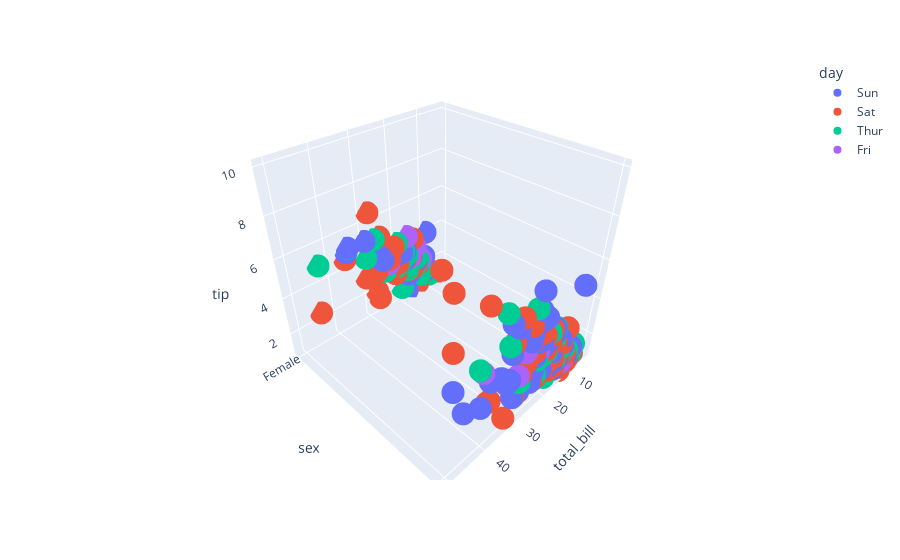

Here is the notebook cell this chart was saved with:
### Code cell
fig = px.scatter_3d(df1, x="total_bill", y="sex", z="tip", color="day")
fig.show()

### Figure 1 — Plotly figure (JSON) as saved in the notebook; plotly's stock layout.template omitted (floating-point values rounded to 4 significant figures)
{"data": [{"hovertemplate": "day=Sun<br>total_bill=%{x}<br>sex=%{y}<br>tip=%{z}<extra></extra>", "legendgroup": "Sun", "marker": {"color": "#636efa", "symbol": "circle"}, "mode": "markers", "name": "Sun", "scene": "scene", "showlegend": true, "type": "scatter3d", "x": [16.99, 10.34, 21.01, 23.68, 24.59, 25.29, 8.77, 26.88, 15.04, 14.78, 10.27, 35.26, 15.42, 18.43, 14.83, 21.58, 10.33, 16.29, 16.97, 17.46, 13.94, 9.68, 30.4, 18.29, 22.23, 32.4, 28.55, 18.04, 12.54, 10.29, 34.81, 9.94, 25.56, 19.49, 38.07, 23.95, 25.71, 17.31, 29.93, 14.07, 13.13, 17.26, 24.55, 19.77, 29.85, 48.17, 25, 13.39, 16.49, 21.5, 12.66, 16.21, 13.81, 17.51, 24.52, 20.76, 31.71, 7.25, 31.85, 16.82, 32.9, 17.89, 14.48, 9.6, 34.63, 34.65, 23.33, 45.35, 23.17, 40.55, 20.69, 20.9, 30.46, 18.15, 23.1, 15.69], "y": ["Female", "Male", "Male", "Male", "Female", "Male", "Male", "Male", "Male", "Male", "Male", "Female", "Male", "Male", "Female", "Male", "Female", "Male", "Female", "Male", "Male", "Male", "Male", "Male", "Male", "Male", "Male", "Male", "Male", "Female", "Female", "Male", "Male", "Male", "Male", "Male", "Female", "Female", "Male", "Male", "Male", "Male", "Male", "Male", "Female", "Male", "Female", "Female", "Male", "Male", "Male", "Female", "Male", "Female", "Male", "Male", "Male", "Male", "Male", "Male", "Male", "Male", "Male", "Female", "Male", "Male", "Male", "Male", "Male", "Male", "Male", "Female", "Male", "Female", "Male", "Male"], "z": [1.01, 1.66, 3.5, 3.31, 3.61, 4.71, 2, 3.12, 1.96, 3.23, 1.71, 5, 1.57, 3, 3.02, 3.92, 1.67, 3.71, 3.5, 2.54, 3.06, 1.32, 5.6, 3, 5, 6, 2.05, 3, 2.5, 2.6, 5.2, 1.56, 4.34, 3.51, 4, 2.55, 4, 3.5, 5.07, 2.5, 2, 2.74, 2, 2, 5.14, 5, 3.75, 2.61, 2, 3.5, 2.5, 2, 2, 3, 3.48, 2.24, 4.5, 5.15, 3.18, 4, 3.11, 2, 2, 4, 3.55, 3.68, 5.65, 3.5, 6.5, 3, 5, 3.5, 2, 3.5, 4, 1.5]}, {"hovertemplate": "day=Sat<br>total_bill=%{x}<br>sex=%{y}<br>tip=%{z}<extra></extra>", "legendgroup": "Sat", "marker": {"color": "#EF553B", "symbol": "circle"}, "mode": "markers", "name": "Sat", "scene": "scene", "showlegend": true, "type": "scatter3d", "x": [20.65, 17.92, 20.29, 15.77, 39.42, 19.82, 17.81, 13.37, 12.69, 21.7, 19.65, 9.55, 18.35, 15.06, 20.69, 17.78, 24.06, 16.31, 16.93, 18.69, 31.27, 16.04, 38.01, 26.41, 11.24, 48.27, 20.29, 13.81, 11.02, 18.29, 17.59, 20.08, 16.45, 3.07, 20.23, 15.01, 12.02, 17.07, 26.86, 25.28, 14.73, 10.51, 17.92, 44.3, 22.42, 20.92, 15.36, 20.49, 25.21, 18.24, 14.31, 14, 7.25, 10.59, 10.63, 50.81, 15.81, 26.59, 38.73, 24.27, 12.76, 30.06, 25.89, 48.33, 13.27, 28.17, 12.9, 28.15, 11.59, 7.74, 30.14, 20.45, 13.28, 22.12, 24.01, 15.69, 11.61, 10.77, 15.53, 10.07, 12.6, 32.83, 35.83, 29.03, 27.18, 22.67, 17.82], "y": ["Male", "Male", "Female", "Female", "Male", "Male", "Male", "Male", "Male", "Male", "Female", "Male", "Male", "Female", "Female", "Male", "Male", "Male", "Female", "Male", "Male", "Male", "Male", "Female", "Male", "Male", "Male", "Male", "Male", "Male", "Male", "Male", "Female", "Female", "Male", "Male", "Male", "Female", "Female", "Female", "Female", "Male", "Male", "Female", "Female", "Female", "Male", "Male", "Male", "Male", "Female", "Male", "Female", "Female", "Female", "Male", "Male", "Male", "Male", "Male", "Female", "Male", "Male", "Male", "Female", "Female", "Female", "Male", "Male", "Male", "Female", "Male", "Male", "Female", "Male", "Male", "Male", "Male", "Male", "Male", "Male", "Male", "Female", "Male", "Female", "Male", "Male"], "z": [3.35, 4.08, 2.75, 2.23, 7.58, 3.18, 2.34, 2, 2, 4.3, 3, 1.45, 2.5, 3, 2.45, 3.27, 3.6, 2, 3.07, 2.31, 5, 2.24, 3, 1.5, 1.76, 6.73, 3.21, 2, 1.98, 3.76, 2.64, 3.15, 2.47, 1, 2.01, 2.09, 1.97, 3, 3.14, 5, 2.2, 1.25, 3.08, 2.5, 3.48, 4.08, 1.64, 4.06, 4.29, 3.76, 4, 3, 1, 1.61, 2, 10, 3.16, 3.41, 3, 2.03, 2.23, 2, 5.16, 9, 2.5, 6.5, 1.1, 3, 1.5, 1.44, 3.09, 3, 2.72, 2.88, 2, 3, 3.39, 1.47, 3, 1.25, 1, 1.17, 4.67, 5.92, 2, 2, 1.75]}, {"hovertemplate": "day=Thur<br>total_bill=%{x}<br>sex=%{y}<br>tip=%{z}<extra></extra>", "legendgroup": "Thur", "marker": {"color": "#00cc96", "symbol": "circle"}, "mode": "markers", "name": "Thur", "scene": "scene", "showlegend": true, "type": "scatter3d", "x": [27.2, 22.76, 17.29, 19.44, 16.66, 10.07, 32.68, 15.98, 34.83, 13.03, 18.28, 24.71, 21.16, 10.65, 12.43, 24.08, 11.69, 13.42, 14.26, 15.95, 12.48, 29.8, 8.52, 14.52, 11.38, 22.82, 19.08, 20.27, 11.17, 12.26, 18.26, 8.51, 10.33, 14.15, 16, 13.16, 17.47, 34.3, 41.19, 27.05, 16.43, 8.35, 18.64, 11.87, 9.78, 7.51, 19.81, 28.44, 15.48, 16.58, 7.56, 10.34, 43.11, 13, 13.51, 18.71, 12.74, 13, 16.4, 20.53, 16.47, 18.78], "y": ["Male", "Male", "Male", "Male", "Male", "Female", "Male", "Male", "Female", "Male", "Male", "Male", "Male", "Female", "Female", "Female", "Male", "Female", "Male", "Male", "Female", "Female", "Male", "Female", "Female", "Male", "Male", "Female", "Female", "Female", "Female", "Female", "Female", "Female", "Male", "Female", "Female", "Male", "Male", "Female", "Female", "Female", "Female", "Female", "Male", "Male", "Female", "Male", "Male", "Male", "Male", "Male", "Female", "Female", "Male", "Male", "Female", "Female", "Female", "Male", "Female", "Female"], "z": [4, 3, 2.71, 3, 3.4, 1.83, 5, 2.03, 5.17, 2, 4, 5.85, 3, 1.5, 1.8, 2.92, 2.31, 1.68, 2.5, 2, 2.52, 4.2, 1.48, 2, 2, 2.18, 1.5, 2.83, 1.5, 2, 3.25, 1.25, 2, 2, 2, 2.75, 3.5, 6.7, 5, 5, 2.3, 1.5, 1.36, 1.63, 1.73, 2, 4.19, 2.56, 2.02, 4, 1.44, 2, 5, 2, 2, 4, 2.01, 2, 2.5, 4, 3.23, 3]}, {"hovertemplate": "day=Fri<br>total_bill=%{x}<br>sex=%{y}<br>tip=%{z}<extra></extra>", "legendgroup": "Fri", "marker": {"color": "#ab63fa", "symbol": "circle"}, "mode": "markers", "name": "Fri", "scene": "scene", "showlegend": true, "type": "scatter3d", "x": [28.97, 22.49, 5.75, 16.32, 22.75, 40.17, 27.28, 12.03, 21.01, 12.46, 11.35, 15.38, 12.16, 13.42, 8.58, 15.98, 13.42, 16.27, 10.09], "y": ["Male", "Male", "Female", "Female", "Female", "Male", "Male", "Male", "Male", "Male", "Female", "Female", "Male", "Female", "Male", "Female", "Male", "Female", "Female"], "z": [3, 3.5, 1, 4.3, 3.25, 4.73, 4, 1.5, 3, 1.5, 2.5, 3, 2.2, 3.48, 1.92, 3, 1.58, 2.5, 2]}], "layout": {"legend": {"title": {"text": "day"}, "tracegroupgap": 0}, "margin": {"t": 60}, "scene": {"domain": {"x": [0, 1], "y": [0, 1]}, "xaxis": {"title": {"text": "total_bill"}}, "yaxis": {"title": {"text": "sex"}}, "zaxis": {"title": {"text": "tip"}}}}}
